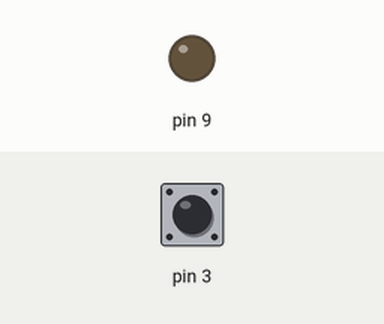
This sketch was run on a simulated Arduino Uno, built with avr-gcc and run on an emulated ATmega328P. Shown: output pins drawn as LEDs (lit = HIGH). Inputs (shaded band) come from the test bench; at power-on: pin 3 LOW. What the sketch prints to the serial monitor is not drawn.

Above: at 0.1 s.
At 5.2 s:
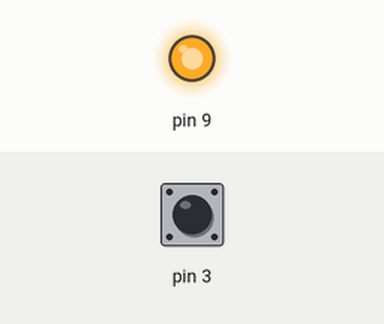
5.3 s: pin 3 pulsed HIGH 2 times (0.12 s each, 0.3 s apart)
8.2 s: pin 3 pulsed HIGH 5 times (0.12 s each, 0.3 s apart)
Timing chart, 0 to 11.2 s (numbered marks = the images above; inputs shaded):
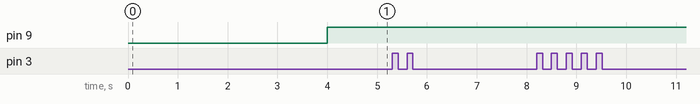

The sketch:

ULTRASONIDO_EDVS.ino
```cpp
short unsigned int distanciaant=0;
short unsigned int distancia;
long df=8;
long tiempo,timer0,timer1,timerf;
byte Ycoor=0x8A;
uint16_t tim1=0,tim2=0,tim3=0,tim4=0;
short unsigned int t1=0x00;
long tiempoant=0;
void printtime();

void setup(){
  Serial.begin(2000000);
  pinMode(9, OUTPUT); /*activación del pin 9 como salida: para el pulso ultrasónico*/
  pinMode(3, INPUT); /*activación del pin 8 como entrada: tiempo del rebote del ultrasonido*/
  delay(4000);
  timer0=millis();
}

void loop(){
  uint8_t Xaux,tm1,tm2;
  double aux;
  int auxint;
  tim1=(uint16_t)micros();
  digitalWrite(9,LOW); /* Por cuestión de estabilización del sensor*/
  delayMicroseconds(5);
  digitalWrite(9, HIGH); /* envío del pulso ultrasónico*/
  delayMicroseconds(10);
  tiempo=pulseIn(3, HIGH); /* Función para medir la longitud del pulso entrante. Mide el tiempo que transcurrido entre el envío
 */

  tim2=(uint16_t)micros();
  tim3=tim2-tim1;

  if(tim3>65533){
    tim3=0;
    }
 if(tiempo>10000){
  tiempo=10000;
  }
  aux=.014*tiempo;
  auxint=(int)aux;
  if(tiempo>tiempoant){
    tm1=(tim3>>8)&0xff;
    tm2=tim3&0xff;
    Xaux=(uint8_t)auxint;//.00647 para 20000 max
    Xaux=Xaux|0x80;
    Serial.write(Ycoor);
    Serial.write(Xaux);
    Serial.write(tm1);
    Serial.write(tm2);
  }else if(tiempo<tiempoant){
    tm1=(tim3>>8)&0xff;
    tm2=tim3&0xff;
    Xaux=(uint8_t)auxint;//.00647 para 20000 max
    Xaux=Xaux&0x7f;
    Serial.write(Ycoor);
    Serial.write(Xaux);
    Serial.write(tm1);
    Serial.write(tm2);
    }
    timer1=millis();
    timerf=timer1-timer0;
    if(timerf>20000){
      Serial.write(0xff);
    Serial.write(0xff);
    Serial.write(0xff);
    Serial.write(0xff);
      while(1){
        }
      }
  tiempoant=tiempo;
  delay(14);

}

void printtime(){
  /*
  if(t1==0xff){
    tim3++;
    t1=0;
      if(tim3==0xff){
        tim3=0;
        tim2++;
        if(tim2==0xff){
          tim2=0;
          tim1++;
          if(tim1==0xff){
            tim1=0;
            tim2=0;
            tim3=0;
            t1=0;
            }
          }

        }
   }
      Serial.write(tim1);
      Serial.write(tim2);
      Serial.write(tim3);
      Serial.write(t1);
      //Serial.println(".");
    */

}
```
